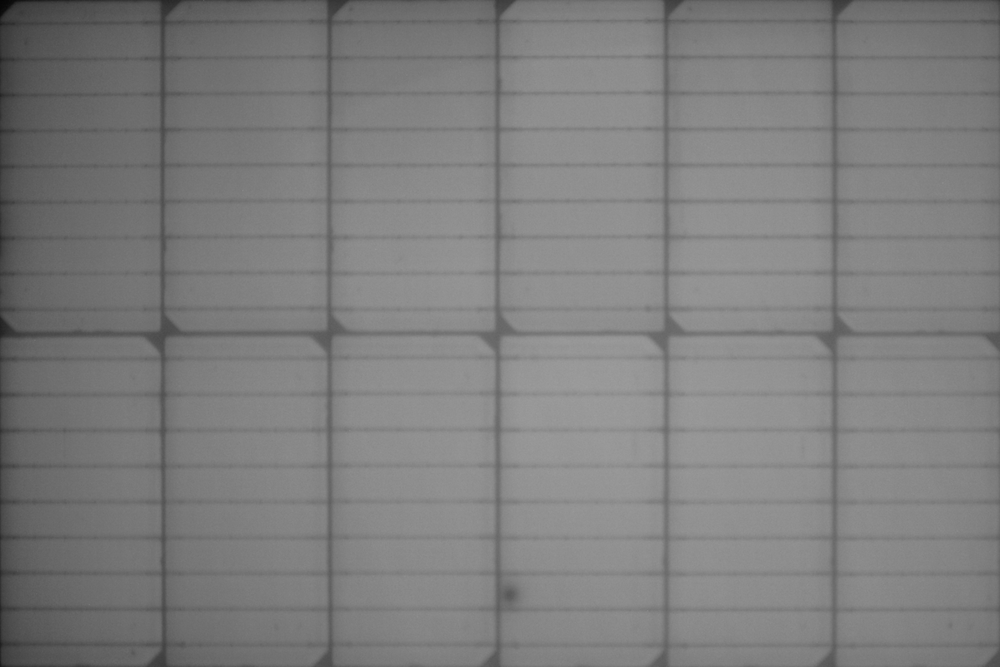
#> input picture sample_image/LRP904098200800312685_0.png, 1000 x 667 px, shrunk from 1500 x 1000 before the run, found by its file name
$ python show_3D_dark_corner.py
#> lines starting #> are read from the running program, lines starting #| are printed output that depends on the picture
import matplotlib.pyplot as plt
from mpl_toolkits.mplot3d import Axes3D
import cv2
import numpy as np

"""
ax.plot_surface(X, Y, Z, rstride=1, cstride=1, cmap=plt.get_cmap('rainbow'),
                edgecolor='black')
    1. rstride和cstride表示跨度，r:row，c:column。rstride表示行跨，即两条线之间跨了多少行，
                                cstride表示两条线之间垮了多少列。

    2. cmap就是图像的颜色属性。

    3. edgecolor对应的就是图中一条条线的颜色。

ax.contourf(X,Y,Z,zdir='Z',offset=-2,cmap='rainbow')
    1. 这个函数是画等高线所用到的一个函数，在这个例子中相当于用这个函数将3d图像映射到xoy轴上。

    2. zdir='z'，offset=-2：设置一个z=-2的高度，在z轴的方向将这个3d图像压到一个平面上。

meshgrid(x,y)用于生成绘制3D图形所需的网格数据。在计算机中进行绘图操作时，往往需要一些采样点，
    然后根据这些采样点绘制出整个图形。在绘制3D图形时需要有x,y,z三组数据，x,y这两组数据可以看
    作是在XOY平面内对坐标进行采样而得到的坐标对(x,y)。

"""


def show_3d_dark_corner(img_path, image=None):
    if img_path is None:
        dark_corner_img = image
    else:
        dark_corner_img = cv2.imread(img_path, 0)
#> dark_corner_img is the input picture: shape (667, 1000); min 5, max 157, mean 125.7
    fig = plt.figure()
    ax = Axes3D(fig)  # 在窗口添加一个3D坐标
    X = np.arange(0, dark_corner_img.shape[1])  # 坐标XYZ
#> X = 1000 values from 0 to 999
    Y = np.arange(0, dark_corner_img.shape[0])
#> Y = 667 values from 0 to 666
    X, Y = np.meshgrid(X, Y)  # 生成绘制3D图形所需要的网格数据
    # 将图画在3d坐标上
    ax.plot_surface(X, Y, dark_corner_img, rstride=1, cstride=1, cmap=plt.get_cmap('rainbow'))
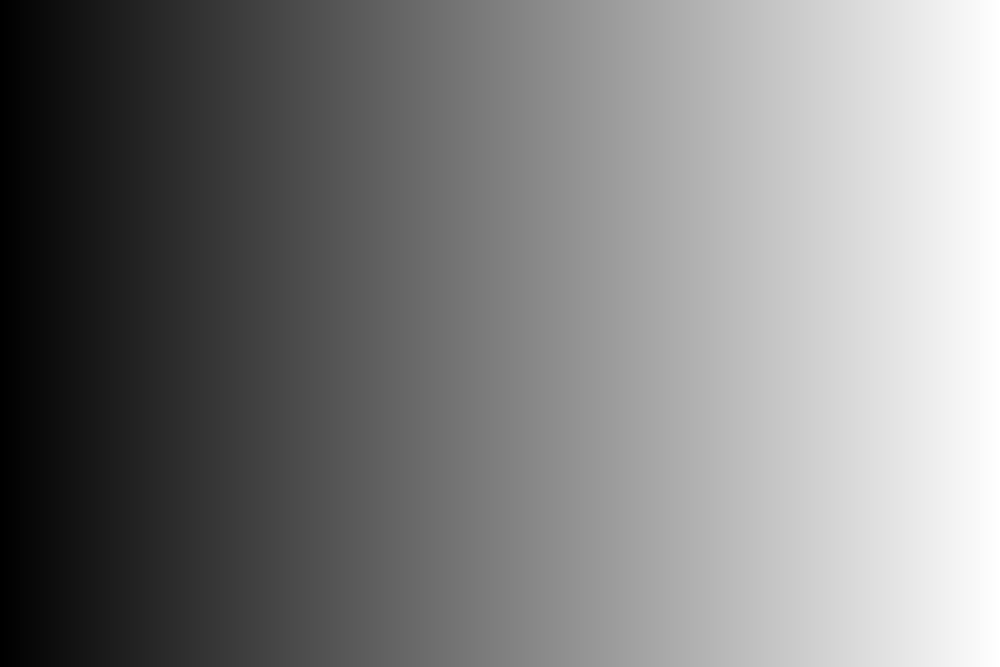
#> X: shape (667, 1000) int64; min 0, max 999, mean 499.5; drawn with min black and max white
    ax.contourf(X, Y, dark_corner_img, zdir='Z', offset=-2, cmap='rainbow')
    plt.show()


if __name__ == "__main__":
    image_path = r"D:\hongpu_liyi_code_pycharm\dark_corner\sample_image\LRP904098200800312685_0.png"
    show_3d_dark_corner(image_path)
